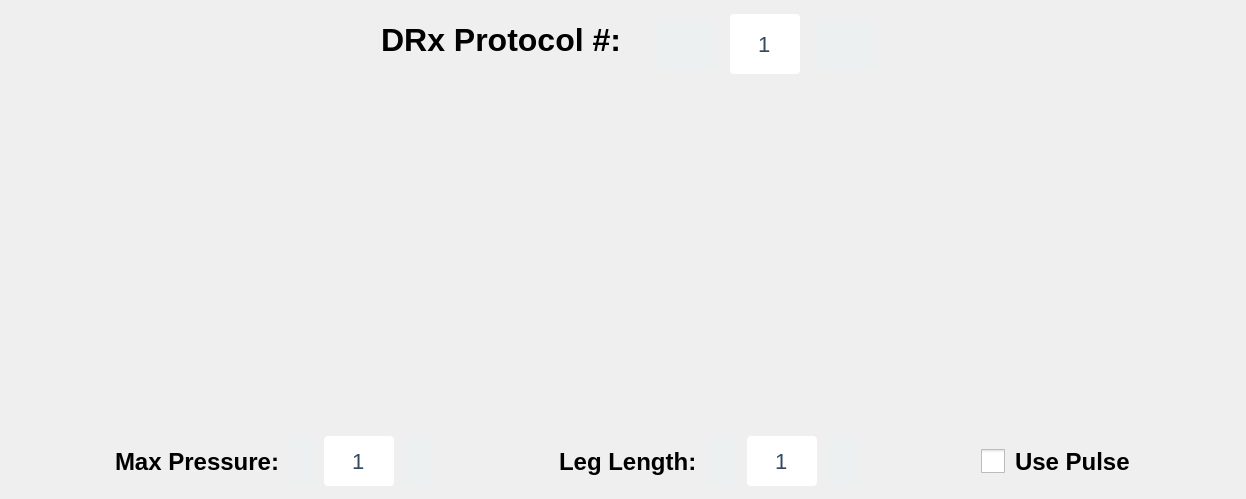
       <widget class="QWidget" name="preset_protocols_tab">
        <property name="sizePolicy">
         <sizepolicy hsizetype="MinimumExpanding" vsizetype="Expanding">
          <horstretch>0</horstretch>
          <verstretch>0</verstretch>
         </sizepolicy>
        </property>
        <property name="maximumSize">
         <size>
          <width>1246</width>
          <height>528</height>
         </size>
        </property>
        <attribute name="title">
         <string>Preset Protocol</string>
        </attribute>
        <layout class="QVBoxLayout" name="verticalLayout_4">
         <property name="leftMargin">
          <number>0</number>
         </property>
         <property name="topMargin">
          <number>0</number>
         </property>
         <property name="rightMargin">
          <number>0</number>
         </property>
         <property name="bottomMargin">
          <number>0</number>
         </property>
         <item>
          <widget class="QFrame" name="frame_3">
           <property name="maximumSize">
            <size>
             <width>1246</width>
             <height>428</height>
            </size>
           </property>
           <property name="styleSheet">
            <string notr="true">border:none;</string>
           </property>
           <property name="frameShape">
            <enum>QFrame::StyledPanel</enum>
           </property>
           <property name="frameShadow">
            <enum>QFrame::Raised</enum>
           </property>
           <layout class="QVBoxLayout" name="verticalLayout_6">
            <property name="spacing">
             <number>0</number>
            </property>
            <property name="leftMargin">
             <number>0</number>
            </property>
            <property name="topMargin">
             <number>0</number>
            </property>
            <property name="rightMargin">
             <number>0</number>
            </property>
            <property name="bottomMargin">
             <number>0</number>
            </property>
            <item>
             <widget class="QGroupBox" name="groupBox_3">
              <property name="sizePolicy">
               <sizepolicy hsizetype="Preferred" vsizetype="Preferred">
                <horstretch>0</horstretch>
                <verstretch>0</verstretch>
               </sizepolicy>
              </property>
              <property name="minimumSize">
               <size>
                <width>0</width>
                <height>79</height>
               </size>
              </property>
              <property name="maximumSize">
               <size>
                <width>1246</width>
                <height>129</height>
               </size>
              </property>
              <property name="styleSheet">
               <string notr="true">padding:0 10px;
margin-top:10px;</string>
              </property>
              <property name="title">
               <string/>
              </property>
              <layout class="QHBoxLayout" name="horizontalLayout_3">
               <property name="spacing">
                <number>15</number>
               </property>
               <property name="leftMargin">
                <number>0</number>
               </property>
               <property name="topMargin">
                <number>0</number>
               </property>
               <property name="rightMargin">
                <number>0</number>
               </property>
               <property name="bottomMargin">
                <number>0</number>
               </property>
               <item>
                <spacer name="horizontalSpacer_4">
                 <property name="orientation">
                  <enum>Qt::Horizontal</enum>
                 </property>
                 <property name="sizeHint" stdset="0">
                  <size>
                   <width>40</width>
                   <height>20</height>
                  </size>
                 </property>
                </spacer>
               </item>
               <item>
                <widget class="QLabel" name="label_5">
                 <property name="maximumSize">
                  <size>
                   <width>400</width>
                   <height>120</height>
                  </size>
                 </property>
                 <property name="styleSheet">
                  <string notr="true">
                                                                            font-size: 32px;
                                                                            font-weight: bold;
                                                                            margin: 5px 0px;</string>
                 </property>
                 <property name="text">
                  <string>DRx Protocol #: </string>
                 </property>
                 <property name="alignment">
                  <set>Qt::AlignCenter</set>
                 </property>
                </widget>
               </item>
               <item>
                <widget class="QLabel" name="backward_button_protocol_image">
                 <property name="minimumSize">
                  <size>
                   <width>60</width>
                   <height>60</height>
                  </size>
                 </property>
                 <property name="maximumSize">
                  <size>
                   <width>60</width>
                   <height>60</height>
                  </size>
                 </property>
                 <property name="styleSheet">
                  <string notr="true">
                                                                            border-bottom: 1px solid
                                                                            #bdc3c7; padding: 2px;
                                                                            background-color:
                                                                            #ecf0f1;
                                                                            border: 1px solid
                                                                            #bdc3c7;
                                                                            border-radius: 4px;</string>
                 </property>
                 <property name="text">
                  <string/>
                 </property>
                 <property name="textFormat">
                  <enum>Qt::PlainText</enum>
                 </property>
                 <property name="pixmap">
                  <pixmap>images/buttons/arrow-back.png</pixmap>
                 </property>
                 <property name="scaledContents">
                  <bool>true</bool>
                 </property>
                 <property name="alignment">
                  <set>Qt::AlignCenter</set>
                 </property>
                 <property name="wordWrap">
                  <bool>false</bool>
                 </property>
                </widget>
               </item>
               <item>
                <widget class="QLineEdit" name="protocol_number_field">
                 <property name="minimumSize">
                  <size>
                   <width>70</width>
                   <height>40</height>
                  </size>
                 </property>
                 <property name="maximumSize">
                  <size>
                   <width>70</width>
                   <height>70</height>
                  </size>
                 </property>
                 <property name="styleSheet">
                  <string notr="true">font-size:22px;
                                                                            background-color: white;
                                                                            border: 1px solid
                                                                            #bdc3c7;
                                                                            border-radius: 4px;
                                                                            padding: 4px 4px;
                                                               
                                                                            color: #34495e;
                                                                            min-width: 60px;</string>
                 </property>
                 <property name="text">
                  <string>1</string>
                 </property>
                 <property name="alignment">
                  <set>Qt::AlignCenter</set>
                 </property>
                </widget>
               </item>
               <item>
                <widget class="QLabel" name="forward_button_protocol_image">
                 <property name="minimumSize">
                  <size>
                   <width>60</width>
                   <height>60</height>
                  </size>
                 </property>
                 <property name="maximumSize">
                  <size>
                   <width>60</width>
                   <height>60</height>
                  </size>
                 </property>
                 <property name="styleSheet">
                  <string notr="true">
                                                                            border-bottom: 1px solid
                                                                            #bdc3c7; padding: 2px;
                                                                            background-color:
                                                                            #ecf0f1;
                                                                            border: 1px solid
                                                                            #bdc3c7;
                                                                            border-radius: 4px;</string>
                 </property>
                 <property name="text">
                  <string/>
                 </property>
                 <property name="pixmap">
                  <pixmap>images/buttons/arrow-forward.png</pixmap>
                 </property>
                 <property name="scaledContents">
                  <bool>true</bool>
                 </property>
                 <property name="alignment">
                  <set>Qt::AlignCenter</set>
                 </property>
                 <property name="wordWrap">
                  <bool>false</bool>
                 </property>
                </widget>
               </item>
               <item>
                <spacer name="horizontalSpacer_5">
                 <property name="orientation">
                  <enum>Qt::Horizontal</enum>
                 </property>
                 <property name="sizeHint" stdset="0">
                  <size>
                   <width>40</width>
                   <height>20</height>
                  </size>
                 </property>
                </spacer>
               </item>
              </layout>
             </widget>
            </item>
            <item>
             <widget class="QGroupBox" name="groupBox_14">
              <property name="minimumSize">
               <size>
                <width>1246</width>
                <height>350</height>
               </size>
              </property>
              <property name="maximumSize">
               <size>
                <width>1246</width>
                <height>400</height>
               </size>
              </property>
              <property name="styleSheet">
               <string notr="true">padding:15px 15px;</string>
              </property>
              <property name="title">
               <string/>
              </property>
              <layout class="QHBoxLayout" name="horizontalLayout_11">
               <property name="spacing">
                <number>0</number>
               </property>
               <property name="leftMargin">
                <number>0</number>
               </property>
               <property name="topMargin">
                <number>0</number>
               </property>
               <property name="rightMargin">
                <number>0</number>
               </property>
               <property name="bottomMargin">
                <number>15</number>
               </property>
               <item>
                <widget class="QLabel" name="label_protocol_image">
                 <property name="sizePolicy">
                  <sizepolicy hsizetype="MinimumExpanding" vsizetype="MinimumExpanding">
                   <horstretch>0</horstretch>
                   <verstretch>0</verstretch>
                  </sizepolicy>
                 </property>
                 <property name="minimumSize">
                  <size>
                   <width>400</width>
                   <height>225</height>
                  </size>
                 </property>
                 <property name="maximumSize">
                  <size>
                   <width>1000</width>
                   <height>300</height>
                  </size>
                 </property>
                 <property name="styleSheet">
                  <string notr="true">border:2px
                                                                            solid rgb(0, 170, 255);
                                                                            border-radius:5px;
                                                                            padding:0px;
                                                                            margin:5px;</string>
                 </property>
                 <property name="pixmap">
                  <pixmap>images/graphics/protocol-graphics/1.png</pixmap>
                 </property>
                 <property name="scaledContents">
                  <bool>true</bool>
                 </property>
                 <property name="margin">
                  <number>0</number>
                 </property>
                </widget>
               </item>
              </layout>
             </widget>
            </item>
           </layout>
          </widget>
         </item>
         <item>
          <widget class="QGroupBox" name="groupBox_15">
           <property name="sizePolicy">
            <sizepolicy hsizetype="Maximum" vsizetype="MinimumExpanding">
             <horstretch>0</horstretch>
             <verstretch>0</verstretch>
            </sizepolicy>
           </property>
           <property name="minimumSize">
            <size>
             <width>0</width>
             <height>65</height>
            </size>
           </property>
           <property name="maximumSize">
            <size>
             <width>1246</width>
             <height>100</height>
            </size>
           </property>
           <property name="styleSheet">
            <string notr="true">border:none;</string>
           </property>
           <property name="title">
            <string/>
           </property>
           <layout class="QHBoxLayout" name="horizontalLayout_12">
            <property name="spacing">
             <number>10</number>
            </property>
            <property name="leftMargin">
             <number>0</number>
            </property>
            <property name="topMargin">
             <number>0</number>
            </property>
            <property name="rightMargin">
             <number>0</number>
            </property>
            <property name="bottomMargin">
             <number>10</number>
            </property>
            <item>
             <spacer name="horizontalSpacer_7">
              <property name="orientation">
               <enum>Qt::Horizontal</enum>
              </property>
              <property name="sizeHint" stdset="0">
               <size>
                <width>40</width>
                <height>20</height>
               </size>
              </property>
             </spacer>
            </item>
            <item>
             <widget class="QLabel" name="label_12">
              <property name="minimumSize">
               <size>
                <width>0</width>
                <height>40</height>
               </size>
              </property>
              <property name="styleSheet">
               <string notr="true">
                                                                font-size: 24px;
                                                                font-weight: bold;
                                                            </string>
              </property>
              <property name="text">
               <string>Max Pressure:</string>
              </property>
             </widget>
            </item>
            <item>
             <widget class="QLabel" name="plus_label_pressure">
              <property name="minimumSize">
               <size>
                <width>25</width>
                <height>25</height>
               </size>
              </property>
              <property name="maximumSize">
               <size>
                <width>50</width>
                <height>50</height>
               </size>
              </property>
              <property name="styleSheet">
               <string notr="true">
                                                                border-bottom: 1px solid
                                                                #bdc3c7; padding: 2px;
                                                                background-color:
                                                                #ecf0f1;
                                                                border: 1px solid
                                                                #bdc3c7;
                                                                border-radius: 4px;</string>
              </property>
              <property name="text">
               <string/>
              </property>
              <property name="pixmap">
               <pixmap>images/buttons/plus.png</pixmap>
              </property>
              <property name="scaledContents">
               <bool>true</bool>
              </property>
              <property name="alignment">
               <set>Qt::AlignCenter</set>
              </property>
              <property name="wordWrap">
               <bool>false</bool>
              </property>
             </widget>
            </item>
            <item>
             <widget class="QLineEdit" name="pressure_field">
              <property name="minimumSize">
               <size>
                <width>70</width>
                <height>40</height>
               </size>
              </property>
              <property name="maximumSize">
               <size>
                <width>70</width>
                <height>50</height>
               </size>
              </property>
              <property name="styleSheet">
               <string notr="true">font-size:22px;
                                                                            background-color: white;
                                                                            border: 1px solid
                                                                            #bdc3c7;
                                                                            border-radius: 4px;
                                                                            padding: 4px 4px;
                                                               
                                                                            color: #34495e;
                                                                            min-width: 60px;</string>
              </property>
              <property name="text">
               <string>1</string>
              </property>
              <property name="alignment">
               <set>Qt::AlignCenter</set>
              </property>
             </widget>
            </item>
            <item>
             <widget class="QLabel" name="minus_label_pressure">
              <property name="minimumSize">
               <size>
                <width>30</width>
                <height>30</height>
               </size>
              </property>
              <property name="maximumSize">
               <size>
                <width>50</width>
                <height>50</height>
               </size>
              </property>
              <property name="styleSheet">
               <string notr="true">
                                                                border-bottom: 1px solid
                                                                #bdc3c7; padding: 2px;
                                                                background-color:
                                                                #ecf0f1;
                                                                border: 1px solid
                                                                #bdc3c7;
                                                                border-radius: 4px;</string>
              </property>
              <property name="text">
               <string/>
              </property>
              <property name="pixmap">
               <pixmap>images/buttons/minus.png</pixmap>
              </property>
              <property name="scaledContents">
               <bool>true</bool>
              </property>
              <property name="alignment">
               <set>Qt::AlignCenter</set>
              </property>
              <property name="wordWrap">
               <bool>false</bool>
              </property>
             </widget>
            </item>
            <item>
             <spacer name="horizontalSpacer">
              <property name="orientation">
               <enum>Qt::Horizontal</enum>
              </property>
              <property name="sizeHint" stdset="0">
               <size>
                <width>40</width>
                <height>20</height>
               </size>
              </property>
             </spacer>
            </item>
            <item>
             <widget class="QLabel" name="label_13">
              <property name="minimumSize">
               <size>
                <width>0</width>
                <height>40</height>
               </size>
              </property>
              <property name="styleSheet">
               <string notr="true">
                                                                font-size: 24px;
                                                                font-weight: bold;
                                                            </string>
              </property>
              <property name="text">
               <string>Leg Length:</string>
              </property>
             </widget>
            </item>
            <item>
             <widget class="QLabel" name="plus_label_leg_length">
              <property name="minimumSize">
               <size>
                <width>30</width>
                <height>30</height>
               </size>
              </property>
              <property name="maximumSize">
               <size>
                <width>50</width>
                <height>50</height>
               </size>
              </property>
              <property name="styleSheet">
               <string notr="true">
                                                                border-bottom: 1px solid
                                                                #bdc3c7; padding: 2px;
                                                                background-color:
                                                                #ecf0f1;
                                                                border: 1px solid
                                                                #bdc3c7;
                                                                border-radius: 4px;</string>
              </property>
              <property name="text">
               <string/>
              </property>
              <property name="pixmap">
               <pixmap>images/buttons/plus.png</pixmap>
              </property>
              <property name="scaledContents">
               <bool>true</bool>
              </property>
              <property name="alignment">
               <set>Qt::AlignCenter</set>
              </property>
              <property name="wordWrap">
               <bool>false</bool>
              </property>
             </widget>
            </item>
            <item>
             <widget class="QLineEdit" name="leg_length_field">
              <property name="minimumSize">
               <size>
                <width>70</width>
                <height>50</height>
               </size>
              </property>
              <property name="maximumSize">
               <size>
                <width>70</width>
                <height>50</height>
               </size>
              </property>
              <property name="styleSheet">
               <string notr="true">font-size:22px;
                                                                            background-color: white;
                                                                            border: 1px solid
                                                                            #bdc3c7;
                                                                            border-radius: 4px;
                                                                            padding: 4px 4px;
                                                               
                                                                            color: #34495e;
                                                                            min-width: 60px;</string>
              </property>
              <property name="text">
               <string>1</string>
              </property>
              <property name="alignment">
               <set>Qt::AlignCenter</set>
              </property>
             </widget>
            </item>
            <item>
             <widget class="QLabel" name="minus_label_leg_length">
              <property name="minimumSize">
               <size>
                <width>30</width>
                <height>30</height>
               </size>
              </property>
              <property name="maximumSize">
               <size>
                <width>50</width>
                <height>50</height>
               </size>
              </property>
              <property name="styleSheet">
               <string notr="true">
                                                                border-bottom: 1px solid
                                                                #bdc3c7; padding: 2px;
                                                                background-color:
                                                                #ecf0f1;
                                                                border: 1px solid
                                                                #bdc3c7;
                                                                border-radius: 4px;</string>
              </property>
              <property name="text">
               <string/>
              </property>
              <property name="pixmap">
               <pixmap>images/buttons/minus.png</pixmap>
              </property>
              <property name="scaledContents">
               <bool>true</bool>
              </property>
              <property name="alignment">
               <set>Qt::AlignCenter</set>
              </property>
              <property name="wordWrap">
               <bool>false</bool>
              </property>
             </widget>
            </item>
            <item>
             <spacer name="horizontalSpacer_2">
              <property name="orientation">
               <enum>Qt::Horizontal</enum>
              </property>
              <property name="sizeHint" stdset="0">
               <size>
                <width>40</width>
                <height>20</height>
               </size>
              </property>
             </spacer>
            </item>
            <item>
             <widget class="QCheckBox" name="checkbox_show_pressure">
              <property name="sizePolicy">
               <sizepolicy hsizetype="Preferred" vsizetype="Preferred">
                <horstretch>0</horstretch>
                <verstretch>0</verstretch>
               </sizepolicy>
              </property>
              <property name="minimumSize">
               <size>
                <width>150</width>
                <height>0</height>
               </size>
              </property>
              <property name="maximumSize">
               <size>
                <width>175</width>
                <height>16777215</height>
               </size>
              </property>
              <property name="styleSheet">
               <string notr="true">

    QCheckBox {
        spacing: 10px;
        font-size: 24px;
font-weight:bold;
    }

    QCheckBox::indicator {
        width: 24px;
        height: 24px;
    }
</string>
              </property>
              <property name="text">
               <string>Use Pulse</string>
              </property>
              <property name="iconSize">
               <size>
                <width>50</width>
                <height>50</height>
               </size>
              </property>
              <property name="tristate">
               <bool>false</bool>
              </property>
             </widget>
            </item>
            <item>
             <spacer name="horizontalSpacer_6">
              <property name="orientation">
               <enum>Qt::Horizontal</enum>
              </property>
              <property name="sizeHint" stdset="0">
               <size>
                <width>40</width>
                <height>20</height>
               </size>
              </property>
             </spacer>
            </item>
           </layout>
          </widget>
         </item>
        </layout>
       </widget>
